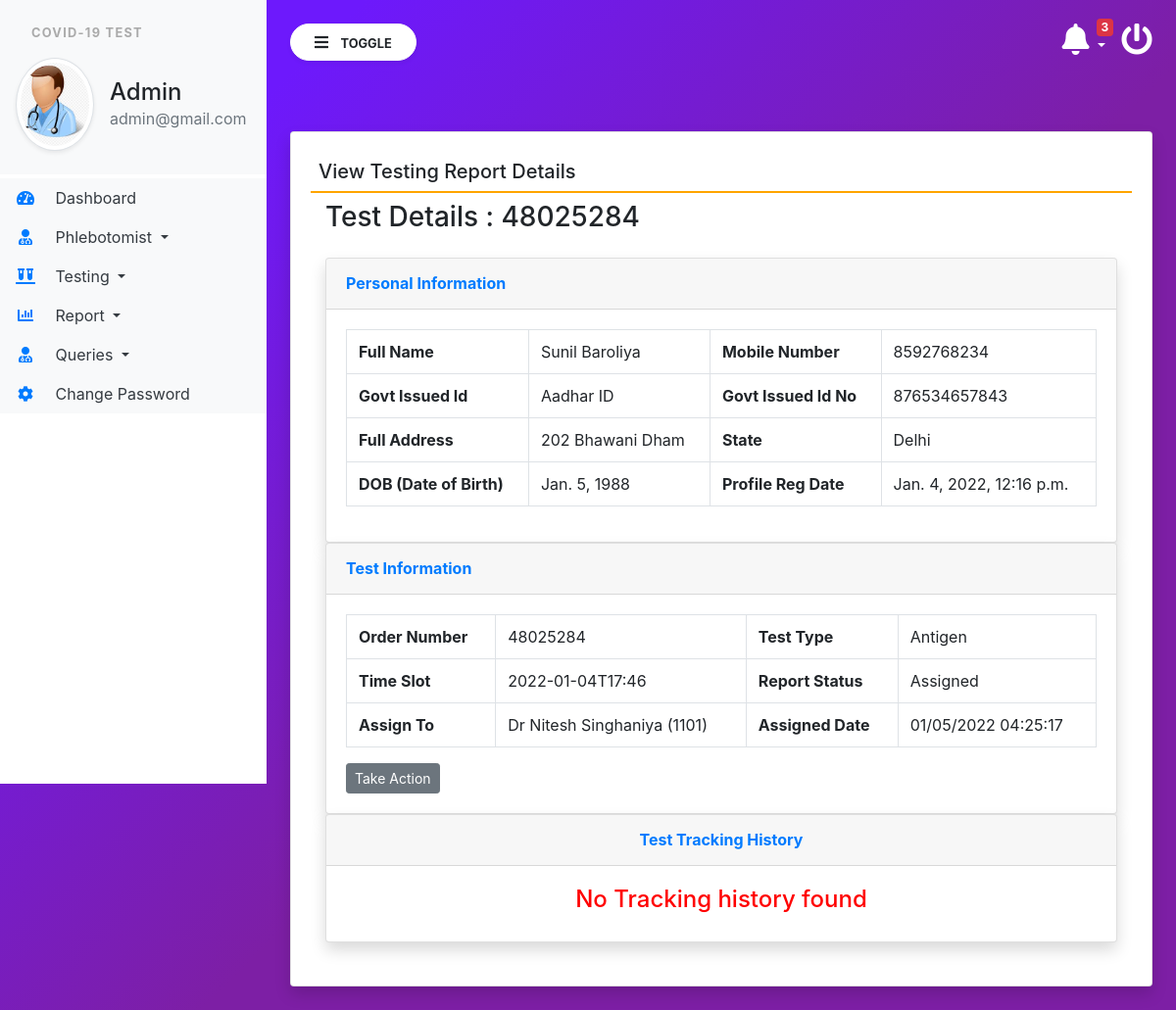
The page /viewTestingDtls/5 (signed in) on the database its author committed.
### covid/models.py (models this page shows, shortened)
class Testrecord(models.Model):
    OrderNumber = models.CharField(max_length=50, null=True)
    patient = models.ForeignKey(Patients,on_delete=models.CASCADE)
    TestType = models.CharField(max_length=250, null=True)
    TestTimeSlot = models.CharField(max_length=150, null=True)
    ReportStatus = models.CharField(max_length=200, null=True)
    FinalReport = models.FileField(null=True,blank=True)
    ReportUploadTime = models.CharField(max_length=150,null=True)
    RegistrationDate = models.DateTimeField(auto_now_add=True)
    phlebotomist = models.ForeignKey(Phlebotomist,on_delete=models.CASCADE, null=True)
    AssignedTime = models.CharField(max_length=150, null=True)

class Patients(models.Model):
    FullName = models.CharField(max_length=150, null=True)
    MobileNumber = models.CharField(max_length=15, null=True)
    DateOfBirth = models.DateField(null=True)
    GovtIssuedId = models.CharField(max_length=150,null=True)
    GovtIssuedIdNo = models.CharField(max_length=150, null=True)
    FullAddress = models.CharField(max_length=350, null=True)
    State = models.CharField(max_length=200, null=True)
    RegistrationDate = models.DateTimeField(auto_now_add=True)

class Phlebotomist(models.Model):
    EmpID = models.CharField(max_length=100, null=True)
    FullName = models.CharField(max_length=150, null=True)
    MobileNumber = models.CharField(max_length=15, null=True)
    RegDate = models.DateTimeField(auto_now_add=True)

### covid/views.py (the view)
# urls.py: path('viewTestingDtls/<int:pid>', viewTestingDtls,name='viewTestingDtls'),
def viewTestingDtls(request,pid):
    if not request.user.is_authenticated:
        return redirect('admin_login')
    test = Testrecord.objects.get(id=pid)
    report1 = Reporttracking.objects.filter(testRecord=test)
    testid = test.id
    phlebomist = Phlebotomist.objects.all()
    reportcount = Reporttracking.objects.filter(testRecord=test).count()
    try:
        if request.method == "POST":
            phlebotomistid = request.POST['assignto']
            ReportStatus = "Assigned"
            phlebotomist1 = Phlebotomist.objects.get(id=phlebotomistid)
            try:
                test.phlebotomist = phlebotomist1
                test.ReportStatus = ReportStatus
                now = datetime.now()
                test.AssignedTime = now.strftime("%m/%d/%Y %H:%M:%S")
                test.save()
                error = "no"
            except:
                error="yes"
    except:
        if request.method == "POST":
            ReportStatus = request.POST['ReportStatus']
            remark = request.POST['remark']
            try:
                reporttracking = Reporttracking.objects.create(testRecord=test,Remark=remark,Status=ReportStatus)
                test.ReportStatus = ReportStatus
                test.save()
                error1 = "no"
                try:
                    report = request.FILES['report']
                    test.FinalReport = report
                    now = datetime.now()
                    test.ReportUploadTime = now.strftime("%m/%d/%Y %H:%M:%S")
                    test.save()
                except:
                    pass
            except:
                error1 = "yes"
    return render(request,'viewTestingDtls.html', locals())

### covid/templatetags/custom_tag.py (called while the page is built)
@register.filter(name = 'notification')
def notification(obj):
    test  = Testrecord.objects.filter(ReportStatus="Not Processed yet")
    return test

@register.simple_tag()
def notificationcount(*args, **kwargs):
    testcount  = Testrecord.objects.filter(ReportStatus="Not Processed yet").count()
    return testcount

### covid/templates/viewTestingDtls.html (shortened to what this page needs)
{% extends 'admin_base.html' %}
{% block main  %}
<div class="card shadow mt-5">
    <div class="card-body">
        <h5 class="p-2" style="border-bottom: 2px solid orange;">View Testing Report Details</h5>
        <div class="container-fluid">
            <h1 class="h3 mb-4 text-gray-800">Test Details : {{test.OrderNumber}}</h1>
            <div class="row">
                <div class="col-lg-12">
                    <div class="card shadow">
                        <div class="card-header py-3">
                            <h6 class="m-0 font-weight-bold text-primary">Personal Information</h6>
                        </div>
                        <div class="card-body">
                            <table class="table table-bordered" width="100%" cellspacing="0">
                                <tr>
                                    <th>Full Name</th>
                                    <td>{{test.patient.FullName}}</td>
                                    <th>Mobile Number</th>
                                    <td>{{test.patient.MobileNumber}}</td>
                                </tr>
                                <tr>
                                    <th>Govt Issued Id</th>
                                    <td>{{test.patient.GovtIssuedId}}</td>
                                    <th>Govt Issued Id No</th>
                                    <td>{{test.patient.GovtIssuedIdNo}}</td>
                                </tr>
                                <tr>
                                    <th>Full Address</th>
                                    <td>{{test.patient.FullAddress}}</td>
                                    <th>State</th>
                                    <td>{{test.patient.State}}</td>
                                </tr>
                                <tr>
                                    <th>DOB (Date of Birth)</th>
                                    <td>{{test.patient.DateOfBirth}}</td>
                                    <th>Profile Reg Date</th>
                                    <td>{{test.patient.RegistrationDate}}</td>
                                </tr>
                            </table>
                        </div>
                    </div>
                </div>
                <div class="col-lg-12">
                    <div class="card shadow">
                        <div class="card-header py-3">
                            <h6 class="m-0 font-weight-bold text-primary">Test Information</h6>
                        </div>
                        <div class="card-body">
                            <table class="table table-bordered" width="100%" cellspacing="0">
                                <tr>
                                    <th>Order Number</th>
                                    <td>{{test.OrderNumber}}</td>
                                    <th>Test Type</th>
                                    <td>{{test.TestType}}</td>
                                </tr>
                                <tr>
                                    <th>Time Slot</th>
                                    <td>{{test.TestTimeSlot}}</td>
                                    {% if test.ReportStatus == 'Not Processed yet' %}
                                    <th>Report Status</th>
                                    <td>Not Processed yet</td>
                                    {% else %}
                                    <th>Report Status</th>
                                    <td>{{test.ReportStatus}}</td>
                                    {% endif %}
                                </tr>
                                {% if test.phlebotomist.EmpID %}
                                <tr>
                                    <th>Assign To</th>
                                    <td>{{test.phlebotomist.FullName}} ({{test.phlebotomist.EmpID}})</td>
                                    <th>Assigned Date</th>
                                    <td>{{test.AssignedTime}}</td>
                                </tr>
                                {% endif %}
                            </table>
                            {% if not test.phlebotomist.EmpID %}
                            <div class="form-group">
                                <button type="button" class="btn btn-secondary btn-sm" data-toggle="modal"
                                        data-target="#assignto">Assign To
                                </button>
                            </div>
                            {% else %}
                                {% if test.ReportStatus == 'Assigned' or test.ReportStatus == 'On the Way for Collection' or test.ReportStatus == 'Sample Collected' or test.ReportStatus == 'Sent to Lab' %}
                            <button type="button" class="btn btn-secondary btn-sm" data-toggle="modal" data-target="#takeaction">Take Action</button>
                                    {% endif %}
                                {% endif %}
                        </div>
                    </div>
                </div>
            </div>
            <div class="row">
                <div class="col-lg-12">
                    <div class="card shadow mb-4">
                        <div class="card-header py-3">
                            <h6 class="m-0 font-weight-bold text-primary" align="center">Test Tracking History</h6>
                        </div>
                        <div class="card-body">
                            {% if reportcount == 0 %}
                            <h4 align="center" style="color:red"> No Tracking history found </h4>
                            {% endif %}
                        </div>
                    </div>
                </div>
            </div>
        </div>
    </div>
</div>
        {% endblock %}

### covid/templates/admin_base.html (shortened to what this page needs)
{% load static %}
{% load custom_tag %}
<html lang="en">
<head>
    <link rel="stylesheet" href="https://maxcdn.bootstrapcdn.com/bootstrap/4.3.1/css/bootstrap.min.css">
    <link rel="stylesheet" href="https://use.fontawesome.com/releases/v5.6.3/css/all.css"
>
    <link rel="stylesheet" type="text/css" href="{% static 'css/sidebar.css' %}">
</head>
<body>
<div class="vertical-nav bg-white" id="sidebar">
    <div class="py-4 px-3 mb-1 bg-light">
        <p class="font-weight-bold text-uppercase px-3 small dashboard-text">Covid-19 Test</p>
        <div class="media d-flex align-items-center">
            <img src="{% static 'images/admin.jpg' %}" width="80" height="80"
                 class="mr-3 rounded-circle img-thumbnail shadow-sm">
            <div class="media-body">
                <h4 class="mb-0">Admin</h4>
                <p class="text-muted mb-0">{{request.user.email}}</p>
            </div>
        </div>
    </div>
    <ul class="nav flex-column bg-white">
        <li class="nav-item">
            <a href="{% url 'admin_home' %}" class="nav-link text-dark bg-light">
                <i class="fas fa-tachometer-alt fa-fw mr-3 text-primary"></i>
                Dashboard
            </a>
        </li>
        <li class="nav-item dropdown">
            <a class="nav-link dropdown-toggle text-dark bg-light" href="#" id="navbardrop" data-toggle="dropdown">
                <i class="fas fa-user-md mr-3 text-primary fa-fw"></i> Phlebotomist
            </a>
        </li>
        <li class="nav-item dropdown">
            <a class="nav-link dropdown-toggle text-dark bg-light" href="#" id="navbardrop" data-toggle="dropdown">
                <i class="fas fa-vials mr-3 text-primary fa-fw"></i> Testing
            </a>
        </li>
        <li class="nav-item dropdown">
            <a class="nav-link dropdown-toggle text-dark bg-light" href="#" id="navbardrop" data-toggle="dropdown">
                <i class="fas fa-chart-bar mr-3 text-primary fa-fw"></i> Report
            </a>
        </li>
        <li class="nav-item dropdown">
            <a class="nav-link dropdown-toggle text-dark bg-light" href="#" id="navbardrop" data-toggle="dropdown">
                <i class="fas fa-user-md mr-3 text-primary fa-fw"></i> Queries
            </a>
        </li>
        <li class="nav-item">
            <a href="{% url 'changePassword' %}" class="nav-link text-dark bg-light">
                <i class="fas fa-cog mr-3 text-primary fa-fw"></i>
                Change Password
            </a>
        </li>
    </ul>
</div>
<div class="page-content p-4" id="content">
    <a href="/logout" title="logout" class="float-right text-white"><i class="fas fa-power-off fa-2x"></i></a>
    <div class="container">
        <div class="dropdown">
    <a href="" class="float-right text-white pr-3 dropdown-toggle" id="menu1" data-toggle="dropdown"><span class="badge badge-danger">{% notificationcount %}</span><i class="fas fa-bell fa-2x"> </i>
    </a>
    </div>
        </div>
    <button id="sidebarCollapse" type="button" class="btn btn-light bg-white rounded-pill shadow-sm px-4 mb-4">
        <i class="fas fa-bars mr-2"></i>
        <small class="text-uppercase font-weight-bold">Toggle</small>
    </button>
    {% block main %}
    {% endblock %}
</div>
</body>
</html>

### covid/static/css/sidebar.css (style rules this page uses)
body { background-image : linear-gradient(135.9deg,rgba(109,25,252,1) 16.4%,rgba(125,31,165,1) 56.1%); min-height:100vh; }
.vertical-nav { min-width : 17rem; width : 17rem; height:100vh; position:fixed; top:0; left:0; transition: all 0.4s; }
.page-content { width:calc(100% - 17rem); margin-left:17rem; transition:all 0.4s; }
.dashboard-text { letter-spacing : 0.1em; color : #aaa; }
.badge { position: absolute; top: -5px; right: 25px; }

### rows shown on the page
Testrecord: OrderNumber "48025284", patient.FullName "Sunil Baroliya", patient.MobileNumber "8592768234", patient.GovtIssuedId "Aadhar ID", patient.GovtIssuedIdNo "876534657843", patient.FullAddress "202 Bhawani Dham", patient.State "Delhi", patient.DateOfBirth "Jan. 5, 1988", patient.RegistrationDate "Jan. 4, 2022, 12:16 p.m.", TestType "Antigen", TestTimeSlot "2022-01-04T17:46", ReportStatus "Assigned", phlebotomist.FullName "Dr Nitesh Singhaniya", phlebotomist.EmpID "1101", AssignedTime "01/05/2022 04:25:17"

### other values the page prints
{{ request.user.email }} "admin@gmail.com"
